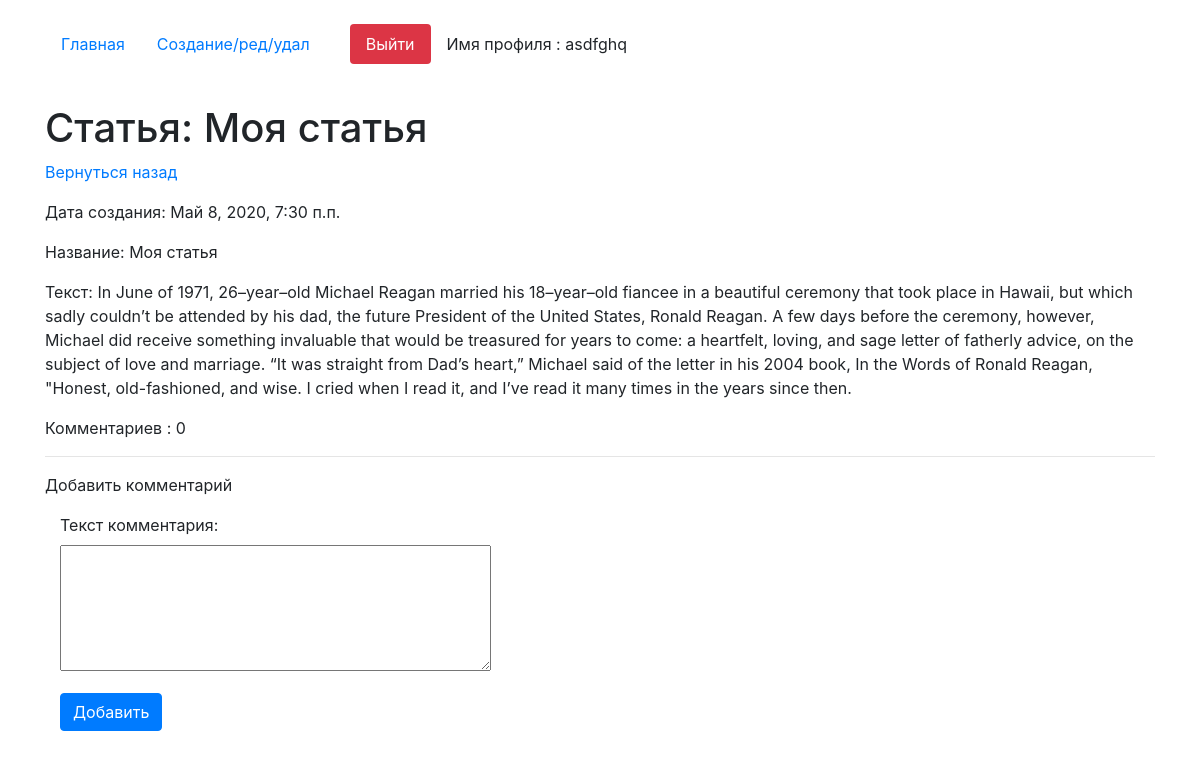
Screenshot of /detail/17 (signed in) with the database file from the repository.
### core/models.py (models this page shows, shortened)
class Articles(models.Model):
    author = models.ForeignKey(User, on_delete = models.CASCADE, verbose_name='Владелец статьи', blank = True, null = True )
    create_date = models.DateTimeField(auto_now=True)
    name = models.CharField(max_length=200, verbose_name='Название')
    text = models.TextField(verbose_name='Текст')
    class Meta:
        verbose_name='Статью'
        verbose_name_plural='Статьи'

### core/views.py (the view, shortened to what this page needs)
# urls.py: path('detail/<int:pk>', views.HomeDetailView.as_view(), name='detail_page'),
class HomeDetailView(CustomSuccessMessageMixin, FormMixin, DetailView):
    model = Articles
    template_name = 'detail.html'
    context_object_name = 'get_article'
    form_class = CommentForm
    success_msg = 'Комментарий успешно создан, ожидайте модерации'

### core/forms.py
class CommentForm(forms.ModelForm):
    class Meta:
        model = Comments
        fields = ('text',)
    def __init__(self,*args,**kwargs):
        super().__init__(*args,**kwargs)
        for field in self.fields:
            self.fields[field].widget.attrs['class'] = 'form-control'
        self.fields['text'].widget = Textarea(attrs={'rows':5})

### core/templates/detail.html (shortened to what this page needs)
{% extends 'index.html' %}
{% block content %}
<h1 class="mt-4">Статья: {{get_article.name}}</h1>
<p><a href="/">Вернуться назад</a></p>
<p>Дата создания:  {{get_article.create_date}}</p>
<p>Название:  {{get_article.name}}</p>
<p>Текст: {{get_article.text}}</p>
<p>Комментариев : {{get_article.comments_articles.all.count}}</p>
<hr>
<p>Добавить комментарий</p>
<div class="col-4">
            <form action="" id="add_form" method="post">
               {{form.as_p}}
            </form>
            <button form="add_form" type="submit" class="btn btn-primary">Добавить</button>
</div>
{% endblock %}

### core/templates/index.html (shortened to what this page needs)
<!doctype html>
<html lang="en">
   <head>
      <link rel="stylesheet" href="https://stackpath.bootstrapcdn.com/bootstrap/4.4.1/css/bootstrap.min.css">
   </head>
   <body>
      <div class="container mt-4">
         <ul class="nav nav-pills">
            <li class="nav-item">
               {% url 'home' as url_home %}
               <a class="nav-link {% if url_home == request.path %}active{% endif %}" href="{{url_home}}">Главная</a>
            </li>
            <li class="nav-item">
               {% url 'edit_page' as url_edit_page %}
               <a class="nav-link {% if url_edit_page == request.path %}active{% endif %}" href="{{url_edit_page}}">Создание/ред/удал</a>
            </li>
            {% if request.user.is_authenticated %}
            <li class="nav-item">
             {% url 'logout_page' as url_logout_page %}
               <a class="nav-link btn-danger ml-4 " href="{{url_logout_page}}">Выйти</a>
            </li>
            {% endif %}
            <li class="nav-item">
           <p class="nav-link ml-auto">Имя профиля : {{request.user}}</p>
          </li>
         </ul>
         {% block content %}{% endblock %}
      </div>
   </body>
</html>

### rows the page displays
Articles: name "Моя статья", create_date "Май 8, 2020, 7:30 п.п.", text "In June of 1971, 26–year–old Michael Reagan married his 18–year–old fiancee in a beautiful ceremony that took place in Hawaii, but which sadly couldn’t be attended by his dad, the future President of the United States, Ronald Reagan. A few days before the ceremony, however, Michael did receive something invaluable that would be treasured for years to come: a heartfelt, loving, and sage letter of fatherly advice, on the subject of love and marriage. “It was straight from Dad’s heart,” Michael said of the letter in his 2004 book, In the Words of Ronald Reagan, \"Honest, old-fashioned, and wise. I cried when I read it, and I’ve read it many times in the years since then.", comments_articles.all.count "0"

### other values shown
{{ request.user }} "asdfghq"
